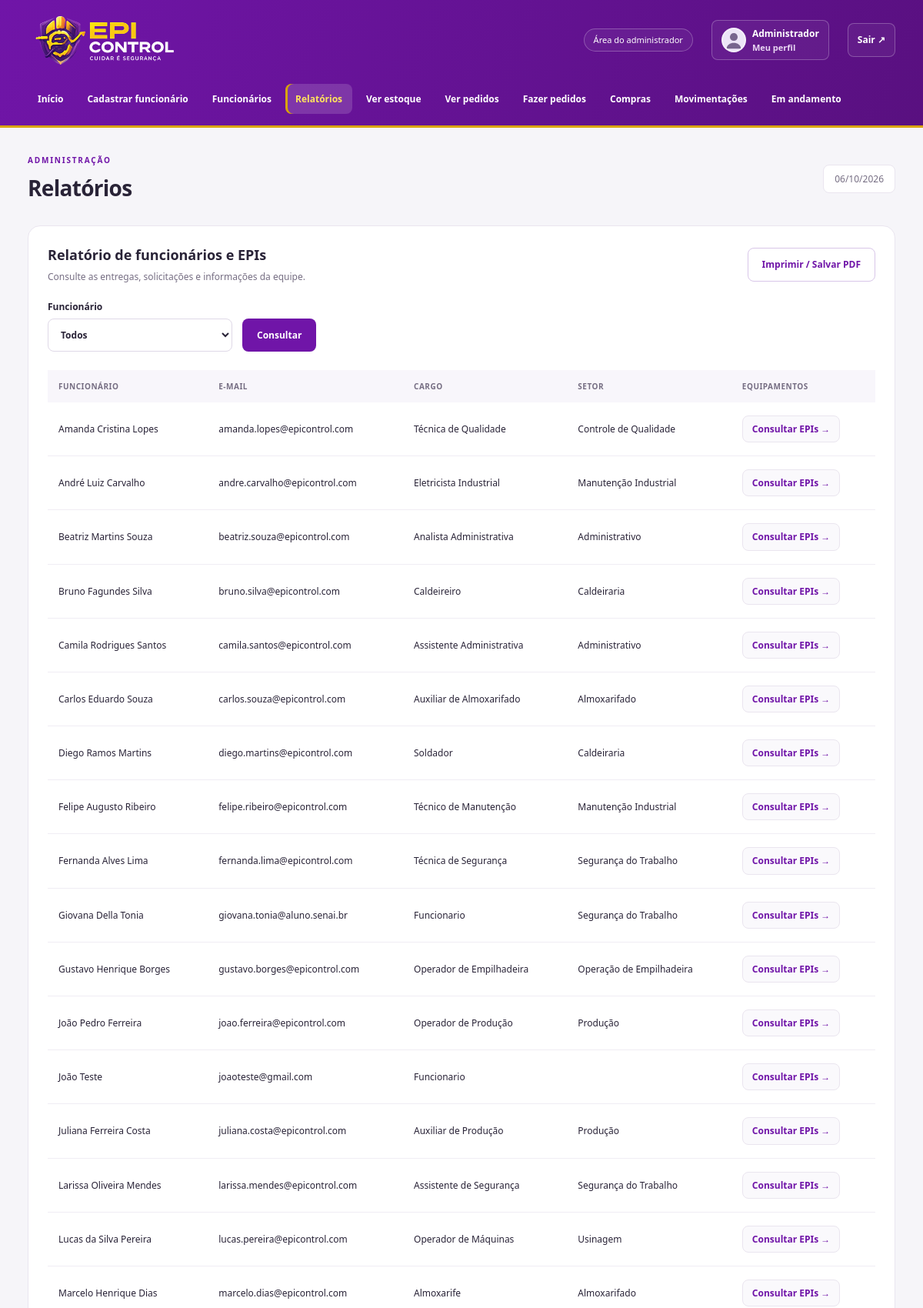
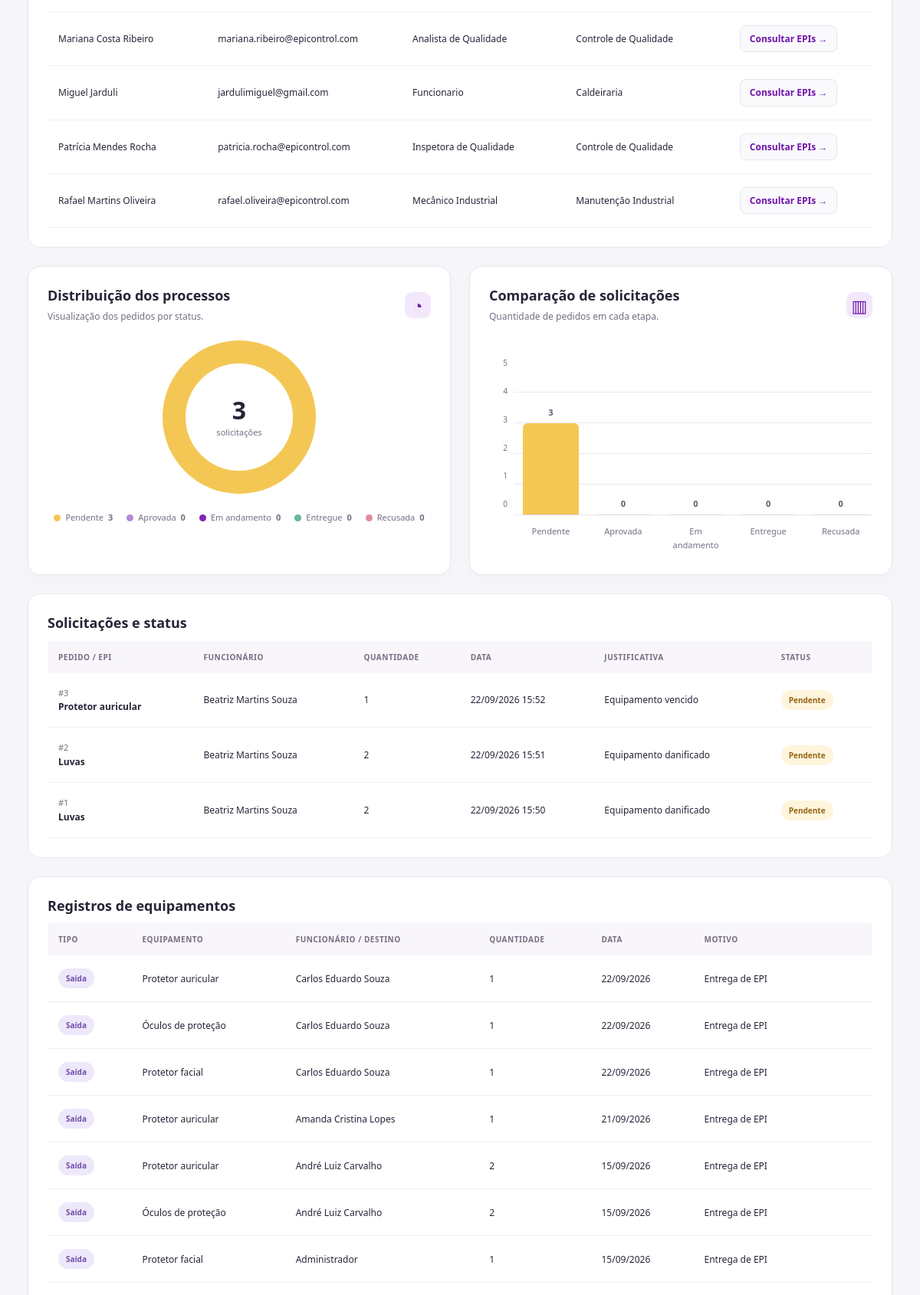
The app's page /relatorios.php (signed in, upper part) with its own data (2 pictures, top to bottom).
### tables this page shows
CREATE TABLE `tb_funcionarios` (
  `id_funcionario` int(11) NOT NULL,
  `nome_completo` varchar(100) NOT NULL,
  `cpf` varchar(20) DEFAULT NULL,
  `cargo` varchar(100) DEFAULT NULL,
  `setor` varchar(100) DEFAULT NULL,
  `foto_url` varchar(255) DEFAULT NULL,
  `email` varchar(100) NOT NULL,
  `senha` varchar(255) NOT NULL,
  `nivel_acesso` varchar(30) NOT NULL DEFAULT 'Funcionario'
);

CREATE TABLE `tb_solicitacoes` (
  `id_solicitacao` int(11) NOT NULL,
  `id_funcionario` int(11) NOT NULL,
  `id_epi` int(11) NOT NULL,
  `justificativa` text DEFAULT NULL,
  `status_solicitacao` varchar(30) NOT NULL DEFAULT 'Pendente',
  `data_solicitacao` datetime NOT NULL DEFAULT current_timestamp(),
  `quantidade` int(11) NOT NULL DEFAULT 1
);

CREATE TABLE `tb_epis` (
  `id_epi` int(11) NOT NULL,
  `nome_epi` varchar(100) NOT NULL,
  `descricao` text DEFAULT NULL,
  `quantidade_estoque` int(11) NOT NULL DEFAULT 0,
  `estoque_minimo` int(11) NOT NULL DEFAULT 0,
  `validade` int(11) DEFAULT NULL,
  `codigo` varchar(50) DEFAULT NULL,
  `ca` varchar(50) DEFAULT NULL
);

### app/Controllers/AppController.php (called while the page is built, shortened)
<?php
class AppController
{
    private array $user;
    private bool $admin;
    private string $page;
    public function handle(string $page): void {
        $this->page = $page;
        try {
            $this->model = new EpiModel(conectar());
            $this->user = $this->model->user((int)$_SESSION['id_funcionario']) ?? [];
            $this->admin = $this->user['nivel_acesso'] === 'Administrador';
            $data = ['error'=>$error ?? null,'title'=>$this->titles()[$page] ?? 'EPI Control'];
            $ownId = (int)$this->user['id_funcionario'];
            if (in_array($page,['home','homefunc','andamento','pedidos','minhassolicitacoes','relatorios'],true)) {
                $data['requests'] = $this->model->requests($this->admin ? null : $ownId);
                $data['counts'] = array_count_values(array_column($data['requests'],'status_solicitacao'));
            }
            if (in_array($page,['home','funcionarios','relatorios'],true)) $data['employees'] = $this->model->employees(trim((string)($_GET['q'] ?? '')));
            if (in_array($page,['home','movimentacoes','relatorios'],true)) $data['history'] = $this->model->history();
            $views = ['home'=>'dashboard','homefunc'=>'dashboard','andamento'=>'requests','pedidos'=>'requests','minhassolicitacoes'=>'requests','cadastro'=>'person-form','editarfunc'=>'person-form','perfil'=>'person-form','funcionarios'=>'employees','informacoes'=>'equipment','meuepi'=>'equipment','adicionarepi'=>'order-form','solicitar'=>'order-form','fazerpedidos'=>'order-form','estoque'=>'stock','compras'=>'purchases','movimentacoes'=>'history','relatorios'=>'reports','excluirfunc'=>'delete'];
            $this->page = $page;
            $this->render($views[$page] ?? 'message',$data);
        } catch (Throwable $e) {
            error_log((string)$e);
            http_response_code(503);
            $title = 'Sistema indisponível'; $message = 'Confira se o MySQL está iniciado e se o banco tcc foi configurado a partir de database/tcc.sql.';
            require __DIR__ . '/../Views/unavailable.php';
        }
    }
    private function titles(): array { return ['home'=>'Visão geral','homefunc'=>'Meu painel','cadastro'=>'Cadastrar funcionário','funcionarios'=>'Funcionários','editarfunc'=>'Editar funcionário','informacoes'=>'Informações do funcionário','excluirfunc'=>'Excluir funcionário','adicionarepi'=>'Entregar EPI','relatorios'=>'Relatórios','estoque'=>'Estoque de EPIs','pedidos'=>'Solicitações dos funcionários','fazerpedidos'=>'Novo pedido de compra','compras'=>'Compras','movimentacoes'=>'Movimentações','andamento'=>'Em andamento','meuepi'=>'Meu EPI','solicitar'=>'Solicitar EPI','minhassolicitacoes'=>'Minhas solicitações','perfil'=>'Meu perfil']; }
    private function render(string $view, array $data): void {
        extract($data);
        $user = $this->user; $admin = $this->admin; $page = $this->page;
        require __DIR__ . '/../../templates/header.php';
        require __DIR__ . '/../Views/' . $view . '.php';
        require __DIR__ . '/../../templates/footer.php';
    }
}

### app/dispatch.php (called while the page is built)
<?php
require_once __DIR__ . '/bootstrap.php';
require_once __DIR__ . '/Controllers/AppController.php';
(new AppController())->handle($route);

### relatorios.php (called while the page is built)
<?php
$route = 'relatorios';
require __DIR__ . '/app/dispatch.php';

### config/conexao.php (called while the page is built, shortened)
<?php
function conectar(): mysqli
{
    $ports = getenv('DB_PORT') ? [(int) getenv('DB_PORT')] : [3306, 3307];
    foreach ($ports as $port) {
        try {
            $db = new mysqli(getenv('DB_HOST') ?: '127.0.0.1', getenv('DB_USER') ?: 'root', getenv('DB_PASSWORD') ?: '', getenv('DB_NAME') ?: 'tcc', $port);
            $db->set_charset('utf8mb4');
            $db->query("SET time_zone = '-03:00'");
            $db->query("SET time_zone = '-03:00'");
            return $db;
        } catch (mysqli_sql_exception $e) { $lastError = $e; }
    }
    throw new RuntimeException('Banco indisponível. Inicie o MySQL no XAMPP e confira a configuração.', 0, $lastError);
}

### app/Models/EpiModel.php (called while the page is built, shortened)
<?php
class EpiModel
{
    public function run(string $sql, array $params = []): mysqli_stmt {
        $stmt = $this->db->prepare($sql);
        if ($params) {
            $types = implode('', array_map(fn($p) => is_int($p) ? 'i' : 's', $params));
            $stmt->bind_param($types, ...$params);
        }
        $stmt->execute();
        return $stmt;
    }
    public function all(string $sql, array $params = []): array { return $this->run($sql, $params)->get_result()->fetch_all(MYSQLI_ASSOC); }
    public function one(string $sql, array $params = []): ?array { return $this->all($sql, $params)[0] ?? null; }
    public function user(int $id): ?array { return $this->one('SELECT * FROM tb_funcionarios WHERE id_funcionario=?', [$id]); }
    public function employees(string $search = ''): array {
        return $this->all("SELECT id_funcionario,nome_completo,email,cpf,cargo,setor,foto_url FROM tb_funcionarios WHERE nivel_acesso='Funcionario' AND (nome_completo LIKE ? OR email LIKE ? OR setor LIKE ? OR cpf LIKE ?) ORDER BY nome_completo", array_fill(0, 4, '%' . $search . '%'));
    }
    public function requests(?int $userId = null): array {
        return $this->all('SELECT s.*,e.nome_epi,f.nome_completo FROM tb_solicitacoes s JOIN tb_epis e ON e.id_epi=s.id_epi JOIN tb_funcionarios f ON f.id_funcionario=s.id_funcionario' . ($userId !== null ? ' WHERE s.id_funcionario=?' : '') . ' ORDER BY s.data_solicitacao DESC,s.id_solicitacao DESC', $userId !== null ? [$userId] : []);
    }
}

### app/Views/reports.php (the view, shortened to what this page needs)
<section class="card"><div class="section-heading"><div><h2>Relatório de funcionários e EPIs</h2><p>Consulte as entregas, solicitações e informações da equipe.</p></div><button type="button" class="button secondary" data-print>Imprimir / Salvar PDF</button></div><form class="filters" method="get"><label>Funcionário<select name="funcionario"><option value="">Todos</option></select></label><button class="button">Consultar</button></form>
<div class="table-wrap"><table><thead><tr><th>Funcionário</th><th>E-mail</th><th>Cargo</th><th>Setor</th><th>Equipamentos</th></tr></thead><tbody><?php foreach($employees as $person): ?><tr><td><?= e($person['nome_completo']) ?></td><td><?= e($person['email']) ?></td><td><?= e($person['cargo']) ?></td><td><?= e($person['setor']) ?></td><td><a href="informacoes.php?id=<?= (int)$person['id_funcionario'] ?>">Consultar EPIs →</a></td></tr><?php endforeach; if(!$employees): ?><tr><td colspan="5" class="empty">Nenhum funcionário encontrado.</td></tr><?php endif ?></tbody></table></div></section><?php $counts=array_count_values(array_column($requests,'status_solicitacao')); require __DIR__.'/process-charts.php'; ?><section class="card"><h2>Solicitações e status</h2><?php require __DIR__.'/requests-table.php'; ?></section><section class="card"><h2>Registros de equipamentos</h2><?php require __DIR__.'/history-table.php'; ?></section>

### templates/header.php (shortened to what this page needs)
<?php
$navigation = $admin ? ['home'=>'Início','cadastro'=>'Cadastrar funcionário','funcionarios'=>'Funcionários','relatorios'=>'Relatórios','estoque'=>'Ver estoque','pedidos'=>'Ver pedidos','fazerpedidos'=>'Fazer pedidos','compras'=>'Compras','movimentacoes'=>'Movimentações','andamento'=>'Em andamento'] : ['homefunc'=>'Início','meuepi'=>'Meu EPI','solicitar'=>'Solicitar EPI','minhassolicitacoes'=>'Minhas solicitações'];
?>
<!doctype html><html lang="pt-BR"><head><link rel="stylesheet" href="css/app.css?v=<?= filemtime(__DIR__.'/../css/app.css') ?>"></head>
<body><a class="skip-link" href="#conteudo">Pular para o conteúdo</a><header class="site-header"><div class="header-top container"><a class="brand" href="<?= $admin?'home.php':'homefunc.php' ?>"><img class="brand-logo" src="img/logohome.png" alt="EPI Control — Cuidar é segurança"></a><div class="header-actions"><span class="role-label"><?= $admin?'Área do administrador':'Área do funcionário' ?></span><a class="profile-link" href="perfil.php"><img src="<?= e(avatar($user)) ?>" alt="Foto de <?= e($user['nome_completo']) ?>"><span><strong><?= e($user['nome_completo']) ?></strong><small>Meu perfil</small></span></a><form method="post" action="logout.php"><?= csrf() ?><button class="text-button" type="submit">Sair ↗</button></form></div></div><nav class="main-nav container" aria-label="Navegação principal"><?php foreach($navigation as $url=>$label): ?><a href="<?= e($url) ?>.php" <?= $page===$url?'class="active" aria-current="page"':'' ?>><?= e($label) ?></a><?php endforeach ?></nav></header>
<main id="conteudo" class="container main-content"><div class="page-heading"><div><span class="eyebrow"><?= $admin?'ADMINISTRAÇÃO':'MINHA SEGURANÇA' ?></span><h1><?= e($title) ?></h1></div><span class="today"><?= date('d/m/Y') ?></span></div>

### app/Views/process-charts.php
<?php
$processItems=$page==='andamento'
    ? [['label'=>'Pendentes','value'=>$counts['Pendente']??0,'color'=>'#f4c755'],['label'=>'Em andamento','value'=>($counts['Aprovada']??0)+($counts['Em andamento']??0),'color'=>'#8125b6']]
    : array_map(fn($s)=>['label'=>$s,'value'=>$counts[$s]??0,'color'=>['Pendente'=>'#f4c755','Aprovada'=>'#b38bd3','Em andamento'=>'#8125b6','Entregue'=>'#64b997','Recusada'=>'#e38b96'][$s]],['Pendente','Aprovada','Em andamento','Entregue','Recusada']);
$processTotal=array_sum(array_column($processItems,'value')); $offset=0; $stops=[];
foreach($processItems as $item) { $end=$offset+($processTotal?$item['value']/$processTotal*100:0); $stops[]=$item['color'].' '.$offset.'% '.$end.'%'; $offset=$end; }
?>
<div class="analytics-grid">
<section class="card analytics-card"><div class="section-heading"><div><h2>Distribuição dos processos</h2><p>Visualização dos pedidos por status.</p></div><span class="chart-symbol" aria-hidden="true">◔</span></div>
<div class="donut-chart" role="img" aria-label="<?= (int)$processTotal ?> solicitações no total. Valores por status na legenda abaixo." style="background:<?= $processTotal?'conic-gradient('.implode(',',$stops).')':'#ece8f1' ?>"><div><strong><?= (int)$processTotal ?></strong><small><?= $processTotal?'solicitações':'Sem solicitações' ?></small></div></div>
<ul class="chart-legend"><?php foreach($processItems as $item): ?><li><i style="background:<?= e($item['color']) ?>" aria-hidden="true"></i><?= e($item['label']) ?> <strong><?= (int)$item['value'] ?></strong></li><?php endforeach ?></ul></section>
<section class="card analytics-card"><div class="section-heading"><div><h2>Comparação de solicitações</h2><p>Quantidade de pedidos em cada etapa.</p></div><span class="chart-symbol" aria-hidden="true">▥</span></div><?php $chartItems=$processItems; require __DIR__.'/vertical-chart.php'; ?><?php if($page==='andamento'): ?><small class="muted">Em andamento inclui solicitações aprovadas.</small><?php endif ?></section>
</div>

### app/Views/vertical-chart.php
<?php
$chartMax=max(1,...array_column($chartItems,'value'));
$chartStep=max(1,(int)ceil($chartMax/5));
$chartCeiling=$chartStep*5;
?>
<?php if(!$chartItems): ?><p class="empty">Ainda não há dados para exibir.</p><?php else: ?>
<div class="column-chart-scroll"><div class="column-chart" style="--columns:<?= count($chartItems) ?>">
<div class="chart-axis" aria-hidden="true"><?php for($tick=5;$tick>=0;$tick--): ?><span><?= $tick*$chartStep ?></span><?php endfor ?></div>
<div class="chart-columns">
<?php foreach($chartItems as $item): ?><div class="chart-column"><div class="column-area"><div class="column-bar" style="height:<?= 100*$item['value']/$chartCeiling ?>%;--bar-color:<?= e($item['color']??'#91cef4') ?>"><span><?= (int)$item['value'] ?></span></div></div><span class="column-label"><?= e($item['label']) ?></span></div><?php endforeach ?>
</div></div></div>
<?php endif ?>

### app/Views/requests-table.php
<div class="table-wrap"><table><thead><tr><th>Pedido / EPI</th><?php if($admin): ?><th>Funcionário</th><?php endif ?><th>Quantidade</th><th>Data</th><th>Justificativa</th><th>Status</th><?php if($admin && $page!=='relatorios'): ?><th>Gerenciar</th><?php endif ?></tr></thead><tbody>
<?php foreach($requests as $r): ?><tr><td><small>#<?= (int)$r['id_solicitacao'] ?></small><strong><?= e($r['nome_epi']) ?></strong></td><?php if($admin): ?><td><?= e($r['nome_completo']) ?></td><?php endif ?><td><?= (int)$r['quantidade'] ?></td><td class="nowrap"><?= e(dateBr($r['data_solicitacao'])) ?></td><td class="long-text"><?= e($r['justificativa']) ?></td><td><?= badge($r['status_solicitacao']) ?></td><?php if($admin && $page!=='relatorios'): ?><td><?php $transitions=['Pendente'=>['Aprovada','Recusada'],'Aprovada'=>['Em andamento','Entregue','Recusada'],'Em andamento'=>['Entregue','Recusada']]; if(isset($transitions[$r['status_solicitacao']])): ?><form method="post" class="inline-form"><?= csrf() ?><input type="hidden" name="id_solicitacao" value="<?= (int)$r['id_solicitacao'] ?>"><label class="sr-only" for="status-<?= (int)$r['id_solicitacao'] ?>">Novo status do pedido <?= (int)$r['id_solicitacao'] ?></label><select id="status-<?= (int)$r['id_solicitacao'] ?>" name="status"><?php foreach($transitions[$r['status_solicitacao']] as $s): ?><option><?= e($s) ?></option><?php endforeach ?></select><button class="button small">Salvar</button></form><?php else: ?><span class="muted">Finalizada</span><?php endif ?></td><?php endif ?></tr><?php endforeach ?>
<?php if(!$requests): ?><tr><td colspan="7" class="empty">Nenhuma solicitação encontrada.</td></tr><?php endif ?></tbody></table></div>

### app/bootstrap.php (shortened to what this page needs)
<?php
require_once __DIR__ . '/../config/conexao.php';
require_once __DIR__ . '/Models/EpiModel.php';
function e($value): string { return htmlspecialchars((string) ($value ?? ''), ENT_QUOTES | ENT_SUBSTITUTE, 'UTF-8'); }
function avatar(array $person): string {
    return in_array($person['foto_url'] ?? '', ['img/boy.png', 'img/woman.png'], true) ? $person['foto_url'] : 'img/avatar.svg';
}
function dateBr($date): string { return $date ? date('d/m/Y H:i', strtotime($date)) : '—'; }
function badge($status): string {
    $colors = ['Entregue'=>'success','Comprado'=>'success','Aprovada'=>'info','Em andamento'=>'info','Recusada'=>'danger','Não comprado'=>'danger','Pendente'=>'warning'];
    return '<span class="badge ' . ($colors[$status] ?? '') . '">' . e($status) . '</span>';
}

### records on screen
tb_funcionarios: nome_completo "Administrador", nivel_acesso "Início", nivel_acesso "Cadastrar funcionário", nivel_acesso "Funcionários", nivel_acesso "Relatórios", nivel_acesso "Ver estoque", nivel_acesso "Ver pedidos", nivel_acesso "Fazer pedidos", nivel_acesso "Compras", nivel_acesso "Movimentações", nivel_acesso "Em andamento"
tb_funcionarios: nome_completo "Amanda Cristina Lopes", email "amanda.lopes@epicontrol.com", cargo "Técnica de Qualidade", setor "Controle de Qualidade"
tb_funcionarios: nome_completo "André Luiz Carvalho", email "andre.carvalho@epicontrol.com", cargo "Eletricista Industrial", setor "Manutenção Industrial"
tb_funcionarios: nome_completo "Beatriz Martins Souza", email "beatriz.souza@epicontrol.com", cargo "Analista Administrativa", setor "Administrativo"
tb_funcionarios: nome_completo "Bruno Fagundes Silva", email "bruno.silva@epicontrol.com", cargo "Caldeireiro", setor "Caldeiraria"
tb_funcionarios: nome_completo "Camila Rodrigues Santos", email "camila.santos@epicontrol.com", cargo "Assistente Administrativa", setor "Administrativo"
tb_funcionarios: nome_completo "Carlos Eduardo Souza", email "carlos.souza@epicontrol.com", cargo "Auxiliar de Almoxarifado", setor "Almoxarifado"
tb_funcionarios: nome_completo "Diego Ramos Martins", email "diego.martins@epicontrol.com", cargo "Soldador", setor "Caldeiraria"
tb_funcionarios: nome_completo "Felipe Augusto Ribeiro", email "felipe.ribeiro@epicontrol.com", cargo "Técnico de Manutenção", setor "Manutenção Industrial"
tb_funcionarios: nome_completo "Fernanda Alves Lima", email "fernanda.lima@epicontrol.com", cargo "Técnica de Segurança", setor "Segurança do Trabalho"
tb_funcionarios: nome_completo "Giovana Della Tonia", email "giovana.tonia@aluno.senai.br", cargo "Funcionario", setor "Segurança do Trabalho"
tb_funcionarios: nome_completo "Gustavo Henrique Borges", email "gustavo.borges@epicontrol.com", cargo "Operador de Empilhadeira", setor "Operação de Empilhadeira"
tb_funcionarios: nome_completo "João Pedro Ferreira", email "joao.ferreira@epicontrol.com", cargo "Operador de Produção", setor "Produção"
tb_funcionarios: nome_completo "João Teste", email "joaoteste@gmail.com", cargo "Funcionario"
tb_funcionarios: nome_completo "Juliana Ferreira Costa", email "juliana.costa@epicontrol.com", cargo "Auxiliar de Produção", setor "Produção"
tb_funcionarios: nome_completo "Larissa Oliveira Mendes", email "larissa.mendes@epicontrol.com", cargo "Assistente de Segurança", setor "Segurança do Trabalho"
tb_funcionarios: nome_completo "Lucas da Silva Pereira", email "lucas.pereira@epicontrol.com", cargo "Operador de Máquinas", setor "Usinagem"
tb_funcionarios: nome_completo "Marcelo Henrique Dias", email "marcelo.dias@epicontrol.com", cargo "Almoxarife", setor "Almoxarifado"
tb_funcionarios: nome_completo "Mariana Costa Ribeiro", email "mariana.ribeiro@epicontrol.com", cargo "Analista de Qualidade", setor "Controle de Qualidade"
tb_funcionarios: nome_completo "Miguel Jarduli", email "jardulimiguel@gmail.com", cargo "Funcionario", setor "Caldeiraria"
tb_funcionarios: nome_completo "Patrícia Mendes Rocha", email "patricia.rocha@epicontrol.com", cargo "Inspetora de Qualidade", setor "Controle de Qualidade"
tb_funcionarios: nome_completo "Rafael Martins Oliveira", email "rafael.oliveira@epicontrol.com", cargo "Mecânico Industrial", setor "Manutenção Industrial"
tb_solicitacoes: status_solicitacao "Pendente", value "3", 100*$item['value']/$chartCeiling 60 (drawn), id_solicitacao "3", id_epi.nome_epi "Protetor auricular", id_funcionario.nome_completo "Beatriz Martins Souza", quantidade "1", data_solicitacao "22/09/2026 15:52", justificativa "Equipamento vencido"
tb_solicitacoes: id_solicitacao "2", id_epi.nome_epi "Luvas", id_funcionario.nome_completo "Beatriz Martins Souza", quantidade "2", data_solicitacao "22/09/2026 15:51", justificativa "Equipamento danificado", status_solicitacao "Pendente"
tb_solicitacoes: id_solicitacao "1", id_epi.nome_epi "Luvas", id_funcionario.nome_completo "Beatriz Martins Souza", quantidade "2", data_solicitacao "22/09/2026 15:50", justificativa "Equipamento danificado", status_solicitacao "Pendente"

### other values on screen
$title "Relatórios"
$processTotal "3"
$item['label'] "Aprovada"
$item['value'] "0"
$item['label'] "Em andamento"
$item['label'] "Entregue"
$item['label'] "Recusada"
$tick*$chartStep "5"
$tick*$chartStep "4"
$tick*$chartStep "3"
$tick*$chartStep "2"
$tick*$chartStep "1"
$tick*$chartStep "0"
$h['tipo'] "Saída"
$h['nome_epi'] "Protetor auricular"
